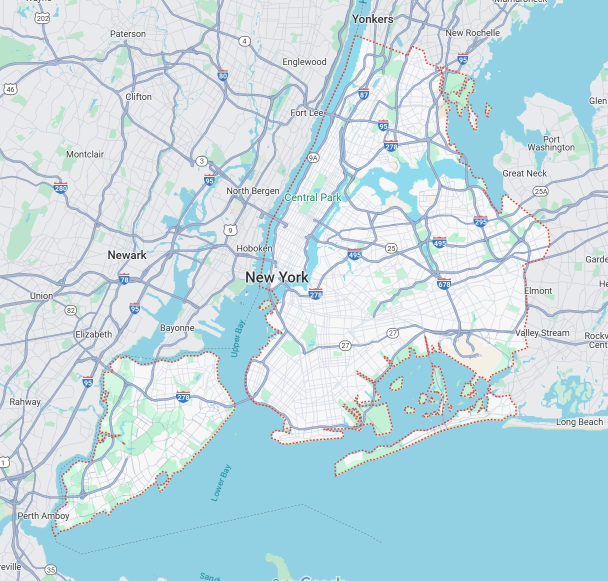
#> input picture src/www.google.com-NYC.jpeg, 1216 x 1161 px (shown at 1/2 size)
$ jupyter execute --allow-errors explore.ipynb
#> lines starting #> are read from the running program, lines starting #| are printed output that depends on the picture
# Explore here

[cell 1]
import pandas as pd
import matplotlib.pyplot as plt
import seaborn as sns
from PIL import Image

[cell 2]
URL = 'https://raw.githubusercontent.com/4GeeksAcademy/data-preprocessing-project-tutorial/main/AB_NYC_2019.csv'
#> (the rest of this cell did not finish here and is left out)

## The problem

we will try to study the behavior of the data to see which factors are relevant for the prediction of it.

## descriptive analysis

#> (a cell that did not finish here is left out)

#> (a cell that did not finish here is left out)

#> (a cell that did not finish here is left out)

#> (a cell that did not finish here is left out)

#> (a cell that did not finish here is left out)

#> (a cell that did not finish here is left out)

### Data integrity

- As we can see, the data does not contain duplicates and has little null values.
- The only columns with missing information are name, host_name, last_review and reviews_per_month.
- in the columns name, host_name, reviews_per_month and we can just rplace the values with "", "" and 0 respectively since we can assume that people just didn't put a name, and listings with nan reviews per month have 0 total reviews.
- for the case of the last_review column, it is not easy to know what to fill the values with, the reason thos values are nan is that they do not have any reviews yet, but we can't replace a a nan value with any specific date because that would make no sense so for that reason i choose to drop the entire column.
- Categorical variables are room_type, neighborhood, and neighborhood_group.
- Numerical variables are price, munumum_nights, numver_of_reviwes_reviews_per_month, calculated_host_listings, latitude, host_id, id, longitude and availability_365. The variables last_review, host_name and name are technically numerical too.
- Some places have a price of 0 which doesn't make sense so we can just drop those.

#> (a cell that did not finish here is left out)

### Univariate analysis

we will satart by making some plots

[cell 10]
n = 3
m = 3
size_in = 4.5

fig, ax = plt.subplots(n,m)
fig.set_size_inches(size_in*m,size_in*n)

#> (the rest of this cell did not finish here and is left out)

Important note: Values with a big deviation have been cut from some graphs of the price, minimum nights, reviews per month, total reviews and amount of host listings distribution so it is possible to appreciate the data near the mean in more detail.

### Descriptive analysis observations.

- Although the price per night is around 150 USD, there are a lot of outliers with prices in the thousands of USD.
- Most of the columns with numerical values have a big ammount of outliers.
- most places are in Brooklyn or Manhattan.
- the availability_365 column has a lot of 0 values (17533), it is unclear why but it might be because people set the availability to 0 because they were forced to put a value and 0 means that is actually available all the time.
- there are some places that require staying times that look crazy, there is a chance some are typos but it is likely that those places are intended to be rented like a normal house.
- the columns id, host_id and host_name are probably unrelated to most predictions we would like to make from this dataset, but the column name may have information about the listing.
- the hosts with the biggest number of listings appear to be companies (the Hotel Sonder and the renting agency Blueground)
- Some of the highest prices in listings might be actual prices, like in the case of the luxury apartment in brooklyn (id = 13894339) but many of them may correspond to a missinterpretation of how the prices work like the furnished room at queens(id = 7003697), it seems that the 10000 USD price in the listing is not for a night but for the 100 days minimum required stay. Some others might be typos or propperties not intended for sataying as in a hotel like the film location at Brooklyn (id = 2953058)
- the most notable outliers in the number of reviews are cheap places, specially near some airport.

## Multivariate analysis

### numeric - numeric

from the graph we can't see very clear linear relationships between numerical variables, but if we pay atention we will se that the prices can be higher for some specific latitudes an longitudes, also places with more review tend to have mainly lower prices aparently.

[cell 11]
n = 100

img = Image.open('www.google.com-NYC.jpeg')
#> img is the input picture: PIL image 1216x1161 RGB; mean R, G, B 194.9, 219.2, 226.5
img = img.crop((150,100,1150,1000))
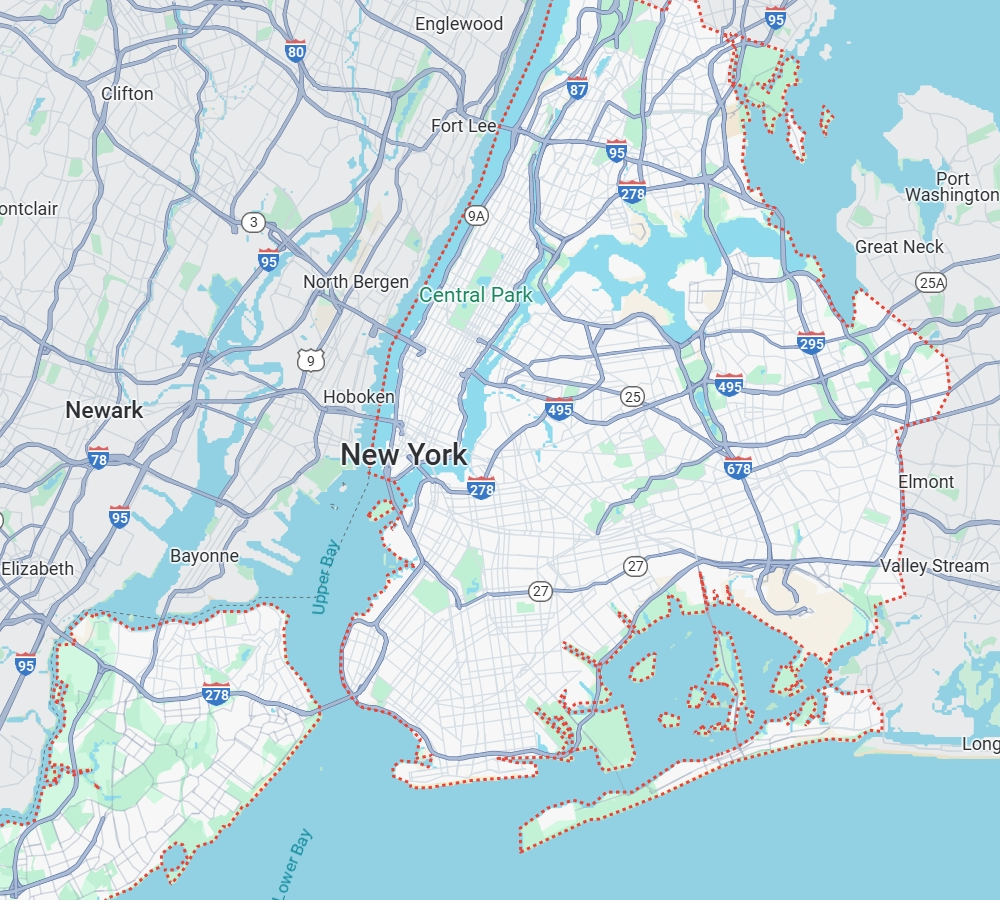
#> img: PIL image 1000x900 RGB; mean R, G, B 199.5, 220.3, 226.7

#> (the rest of this cell did not finish here and is left out)
